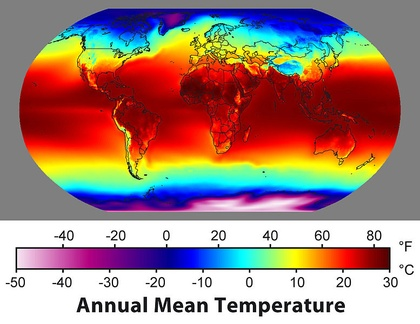
%> input picture lab07 - Color_Image_Processing/tem.jpg, 420 x 324 px, shrunk from 777 x 600 before the run
$ octave psudocolor_other.m   (GNU Octave 9; MATLAB toolbox functions it lacks are replaced by stand-ins)
%> lines starting %> are read from the running program, lines starting %| are printed output that depends on the picture
clc,clear,close all;
img = imread('tem.jpg');
%> img is the input picture: size 324x420x3 uint8; mean R, G, B 164, 132.8, 124.5
gray = rgb2gray(img);
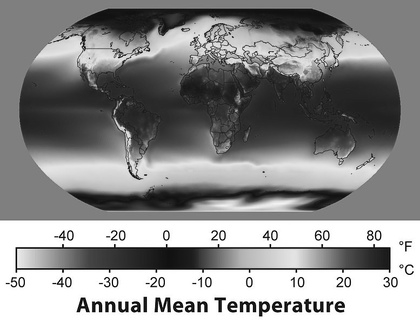
%> gray: size 324x420 uint8; min 0, max 255, mean 141.2
output = img;
[row, col] = size(gray);
%> row = 324; col = 420

color=[[]];

for y=1:row
    for x=1:col
        input = gray(y,x);
        %hsv = rgb2hsv(input);
        if(input<256&&input>127)
            output(y,x,:) = [input,0,0];
        elseif(input<128&&input>85)
            output(y,x,:) = [255,255,255];
        elseif(input<86&&input>0)
            output(y,x,:) = [0,0,input*3];
        end
    end
end
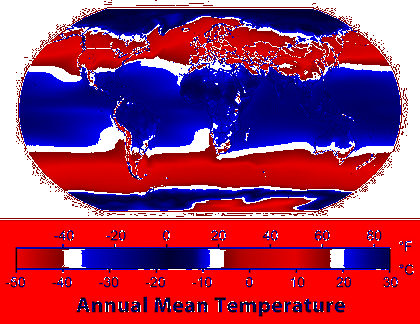
%> output: size 324x420x3 uint8; mean R, G, B 157.7, 59.2, 103.4

subplot(1,3,1);
imshow(img);
subplot(1,3,2);
imshow(gray);
subplot(1,3,3);
imshow(output);

$ run again, with lab07 - Color_Image_Processing/north.jpg copied over lab07 - Color_Image_Processing/tem.jpg
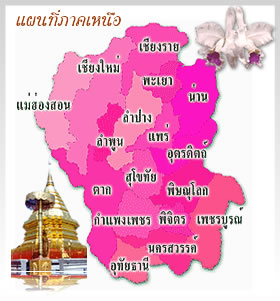
%> input picture lab07 - Color_Image_Processing/north.jpg, 280 x 301 px
%> img is the input picture: size 301x280x3 uint8; mean R, G, B 233.4, 173.9, 201.6
%> `gray = rgb2gray(img);`:
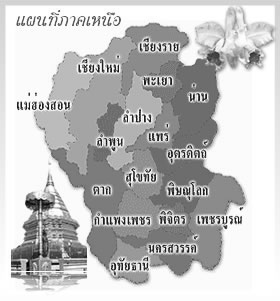
%> gray: size 301x280 uint8; min 1, max 255, mean 194.8
%> after the loop `for y=1:row`:
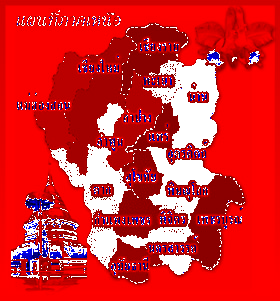
%> output: size 301x280x3 uint8; mean R, G, B 215.3, 39.7, 44.5
